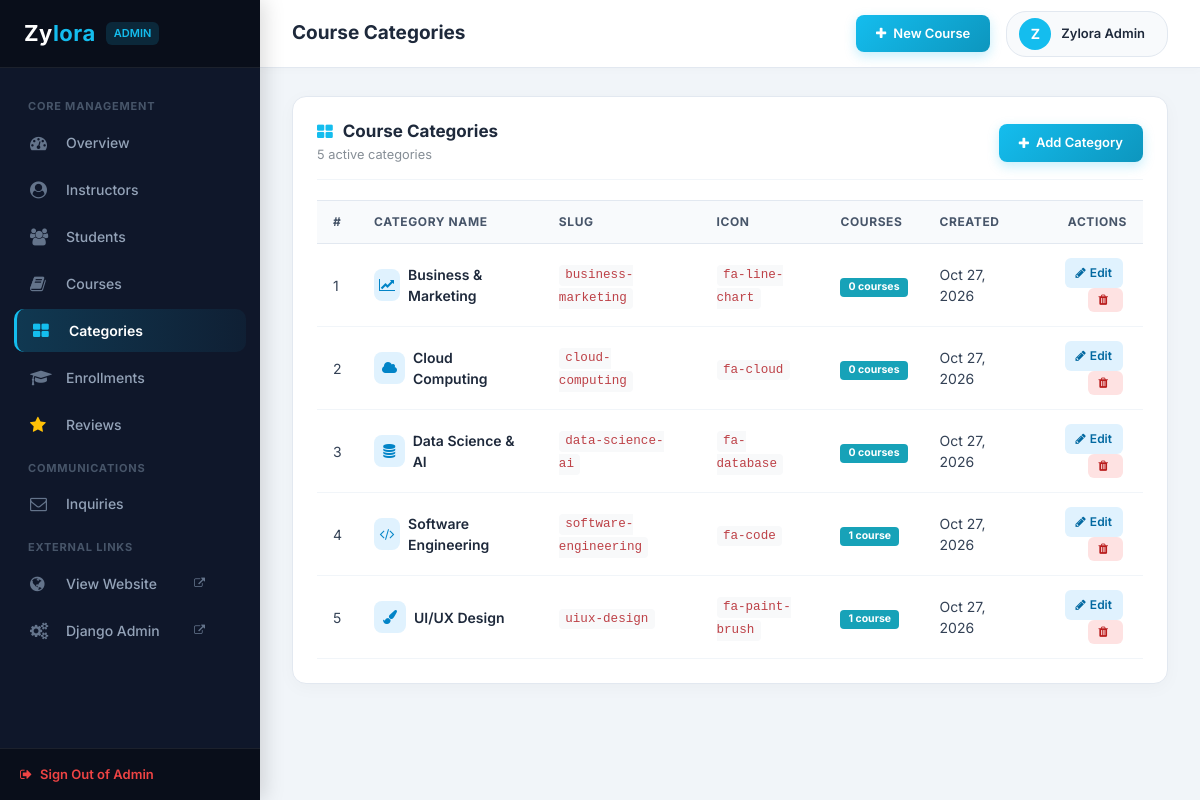
Page /admin-panel/categories/ (signed in) on the committed database.
### backend/models.py (models this page shows, shortened)
class Category(models.Model):
    name = models.CharField(max_length=100, unique=True)
    slug = models.SlugField(max_length=120, unique=True, blank=True)
    icon = models.CharField(max_length=50, default='fa-laptop', help_text='Font Awesome class name')
    description = models.TextField(blank=True, default='')
    created_at = models.DateTimeField(auto_now_add=True)
    class Meta:
        verbose_name = 'Course Category'
        verbose_name_plural = 'Course Categories'
        ordering = ['name']

### backend/views.py (the view)
# urls.py: path('categories/', views.categories_list, name='categories_list'),
@user_passes_test(is_admin_user, login_url='backend:admin_login')
def categories_list(request):
    categories = Category.objects.annotate(course_count=Count('courses')).order_by('name')
    return render(request, 'backend/categories_list.html', {'categories': categories})

### backend/views.py (called while the page is built)
def is_admin_user(user):
    return user.is_authenticated and (user.is_staff or user.is_superuser)

### backend/templates/backend/categories_list.html (shortened to what this page needs)
{% extends 'backend/base_admin.html' %}
{% block page_title %}Course Categories{% endblock %}
{% block admin_content %}
<div class="dash_panel">
	<div class="dash_panel_header">
		<div>
			<h3 class="dash_panel_title"><i class="fa fa-th-large"></i> Course Categories</h3>
			<span class="small text-muted">{{ categories|length }} active categories</span>
		</div>
		<div>
			<a href="{% url 'backend:category_create' %}" class="btn_admin_primary">
				<i class="fa fa-plus"></i> Add Category
			</a>
		</div>
	</div>
	<div class="table-responsive">
		<table class="custom_table">
			<thead>
				<tr>
					<th>#</th>
					<th>Category Name</th>
					<th>Slug</th>
					<th>Icon</th>
					<th>Courses</th>
					<th>Created</th>
					<th class="text-right">Actions</th>
				</tr>
			</thead>
			<tbody>
				{% for cat in categories %}
				<tr>
					<td>{{ forloop.counter }}</td>
					<td>
						<div class="d-flex align-items-center">
							<div class="mr-2" style="width: 32px; height: 32px; border-radius: 8px; background: #e0f2fe; color: #0284c7; display: flex; align-items: center; justify-content: center;">
								<i class="fa {{ cat.icon|default:'fa-laptop' }}"></i>
							</div>
							<div>
								<span style="font-weight: 600; color: #1e293b;">{{ cat.name }}</span>
							</div>
						</div>
					</td>
					<td><code>{{ cat.slug }}</code></td>
					<td><code>{{ cat.icon }}</code></td>
					<td>
						<a href="{% url 'backend:courses_list' %}?category={{ cat.id }}" class="badge badge-info px-2 py-1">
							{{ cat.course_count }} course{{ cat.course_count|pluralize }}
						</a>
					</td>
					<td>{{ cat.created_at|date:"M d, Y" }}</td>
					<td class="text-right">
						<a href="{% url 'backend:category_edit' cat.id %}" class="btn_action_sm btn_action_edit" title="Edit Category">
							<i class="fa fa-pencil"></i> Edit
						</a>
						<a href="{% url 'backend:category_delete' cat.id %}" class="btn_action_sm btn_action_delete" title="Delete Category">
							<i class="fa fa-trash"></i>
						</a>
					</td>
				</tr>
				{% endfor %}
			</tbody>
		</table>
	</div>
</div>
{% endblock %}

### backend/templates/backend/base_admin.html (shortened to what this page needs)
{% load static %}
<!DOCTYPE html>
<html lang="en">
<head>
<link rel="stylesheet" type="text/css" href="{% static 'frontend/styles/bootstrap4/bootstrap.min.css' %}">
<link href="{% static 'frontend/plugins/font-awesome-4.7.0/css/font-awesome.min.css' %}" rel="stylesheet" type="text/css">
</head>
<body>
<aside class="admin_sidebar">
	<div class="sidebar_brand">
		<a href="{% url 'backend:dashboard' %}">Zy<span>lora</span></a>
		<span class="badge_admin">{% if request.user.is_superuser %}Admin{% else %}Instructor{% endif %}</span>
	</div>
	<ul class="sidebar_menu">
		<div class="menu_heading">Core Management</div>
		<li class="sidebar_item">
			<a href="{% url 'backend:dashboard' %}" class="sidebar_link {% if request.resolver_match.url_name == 'dashboard' %}active{% endif %}">
				<i class="fa fa-dashboard"></i> Overview
			</a>
		</li>
		{% if request.user.is_superuser %}
		<li class="sidebar_item">
			<a href="{% url 'backend:instructors_list' %}" class="sidebar_link {% if request.resolver_match.url_name in 'instructors_list,instructor_create' %}active{% endif %}">
				<i class="fa fa-user-circle"></i> Instructors
			</a>
		</li>
		{% endif %}
		<li class="sidebar_item">
			<a href="{% url 'backend:students_list' %}" class="sidebar_link {% if request.resolver_match.url_name in 'students_list,student_edit' %}active{% endif %}">
				<i class="fa fa-users"></i> Students
			</a>
		</li>
		<li class="sidebar_item">
			<a href="{% url 'backend:courses_list' %}" class="sidebar_link {% if request.resolver_match.url_name in 'courses_list,course_create,course_edit,course_lessons,lesson_create,lesson_edit' %}active{% endif %}">
				<i class="fa fa-book"></i> Courses
			</a>
		</li>
		<li class="sidebar_item">
			<a href="{% url 'backend:categories_list' %}" class="sidebar_link {% if request.resolver_match.url_name in 'categories_list,category_create,category_edit' %}active{% endif %}">
				<i class="fa fa-th-large"></i> Categories
			</a>
		</li>
		<li class="sidebar_item">
			<a href="{% url 'backend:enrollments_list' %}" class="sidebar_link {% if request.resolver_match.url_name in 'enrollments_list,enrollment_detail' %}active{% endif %}">
				<i class="fa fa-graduation-cap"></i> Enrollments
			</a>
		</li>
		<li class="sidebar_item">
			<a href="{% url 'backend:reviews_list' %}" class="sidebar_link {% if request.resolver_match.url_name == 'reviews_list' %}active{% endif %}">
				<i class="fa fa-star text-warning"></i> Reviews
			</a>
		</li>
		<div class="menu_heading">Communications</div>
		<li class="sidebar_item">
			<a href="{% url 'backend:messages_list' %}" class="sidebar_link {% if request.resolver_match.url_name == 'messages_list' %}active{% endif %}">
				<i class="fa fa-envelope-o"></i> Inquiries
			</a>
		</li>
		<div class="menu_heading">External Links</div>
		<li class="sidebar_item">
			<a href="{% url 'frontend:index' %}" target="_blank" class="sidebar_link">
				<i class="fa fa-globe"></i> View Website <i class="fa fa-external-link ml-auto" style="font-size: 11px;"></i>
			</a>
		</li>
		<li class="sidebar_item">
			<a href="/admin/" target="_blank" class="sidebar_link">
				<i class="fa fa-cogs"></i> Django Admin <i class="fa fa-external-link ml-auto" style="font-size: 11px;"></i>
			</a>
		</li>
	</ul>
	<div class="sidebar_footer">
		<a href="{% url 'backend:admin_logout' %}" style="color: #ef4444; font-size: 13px; font-weight: 600; text-decoration: none; display: flex; align-items: center;">
			<i class="fa fa-sign-out mr-2"></i> Sign Out of Admin
		</a>
	</div>
</aside>
<header class="admin_topbar">
	<div class="topbar_left">
		<h1>{% block page_title %}Admin Dashboard{% endblock %}</h1>
	</div>
	<div class="topbar_right">
		<a href="{% url 'backend:course_create' %}" class="btn_admin_primary mr-3">
			<i class="fa fa-plus"></i> New Course
		</a>
		<div class="admin_user_pill">
			<div class="admin_avatar">
				{{ request.user.first_name|first|default:request.user.username|first|upper }}
			</div>
			<div class="admin_user_name">
				{{ request.user.get_full_name|default:request.user.username }}
			</div>
		</div>
	</div>
</header>
<main class="admin_main">
	{% block admin_content %}{% endblock %}
</main>
</body>
</html>

### rows in the picture
Category: name "Business & Marketing", slug "business-marketing", icon "fa-line-chart", course_count "0", created_at "Oct 27, 2026"
Category: name "Cloud Computing", slug "cloud-computing", icon "fa-cloud", course_count "0", created_at "Oct 27, 2026"
Category: name "Data Science & AI", slug "data-science-ai", icon "fa-database", course_count "0", created_at "Oct 27, 2026"
Category: name "Software Engineering", slug "software-engineering", icon "fa-code", course_count "1", created_at "Oct 27, 2026"
Category: name "UI/UX Design", slug "uiux-design", icon "fa-paint-brush", course_count "1", created_at "Oct 27, 2026"

### other values in the picture
{{ request.user.get_full_name|default:request.user.username }} "Zylora Admin"
{{ categories|length }} "5"
